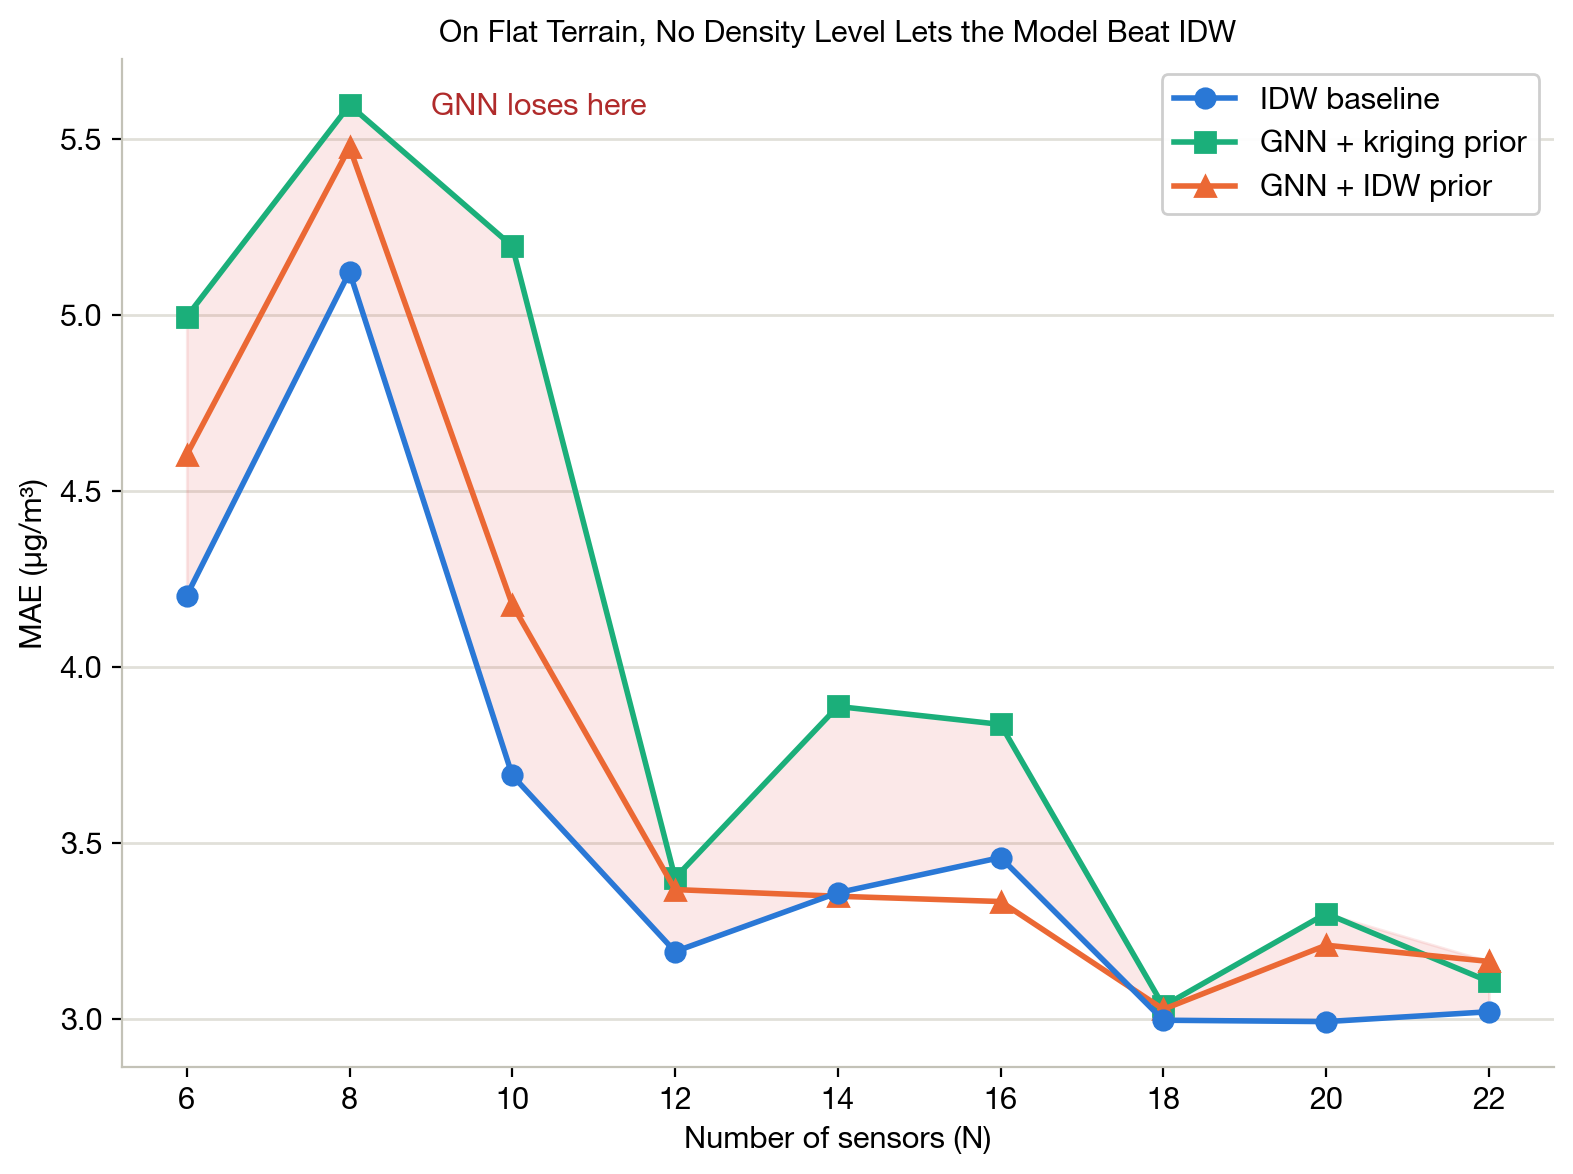

Source code (Python):
"""Poster figure: on flat terrain, no density level lets the model beat IDW."""
import numpy as np
import matplotlib.pyplot as plt
from _style import apply, FS
apply()

# --- EDIT TITLE HERE ---
TITLE = "On Flat Terrain, No Density Level Lets the Model Beat IDW"

N = [6, 8, 10, 12, 14, 16, 18, 20, 22]
idw   = [4.203, 5.122, 3.692, 3.192, 3.359, 3.459, 2.997, 2.993, 3.021]
krig  = [4.995, 5.596, 5.195, 3.401, 3.888, 3.837, 3.037, 3.300, 3.107]
idwp  = [4.603, 5.476, 4.177, 3.368, 3.349, 3.334, 3.028, 3.210, 3.164]

BLUE  = "#2a78d6"   # IDW baseline
AQUA  = "#1baf7a"   # GNN + kriging prior
ORANGE = "#eb6834"  # GNN + IDW prior

fig, ax = plt.subplots(figsize=(8, 6))

# shade region where GNN lines lose (above IDW)
upper = np.maximum(krig, idwp)
ax.fill_between(N, idw, upper, where=(upper > np.array(idw)),
                interpolate=True, color="#e34948", alpha=0.12, zorder=1)

ax.plot(N, idw,  color=BLUE,   marker="o", ms=7, lw=2, label="IDW baseline", zorder=4)
ax.plot(N, krig, color=AQUA,   marker="s", ms=7, lw=2, label="GNN + kriging prior", zorder=3)
ax.plot(N, idwp, color=ORANGE, marker="^", ms=7, lw=2, label="GNN + IDW prior", zorder=3)

ax.text(9, 5.55, "GNN loses here", color="#b02b2b", fontsize=FS,
        ha="left", va="bottom")

ax.set_xlabel("Number of sensors (N)", fontsize=FS)
ax.set_ylabel("MAE (µg/m³)", fontsize=FS)
ax.set_title(TITLE, fontsize=FS)
ax.set_xticks(N)
ax.legend(loc="upper right", fontsize=FS, frameon=True, framealpha=0.95)
for spine in ["top", "right"]:
    ax.spines[spine].set_visible(False)
ax.spines["left"].set_color("#c3c2b7")
ax.spines["bottom"].set_color("#c3c2b7")
ax.set_axisbelow(True)
ax.yaxis.grid(True, color="#e1e0d9", lw=1)

fig.tight_layout()
out = "density_sweep_flat.png"
fig.savefig(out, dpi=200, bbox_inches="tight")
print(f"saved {out}")
